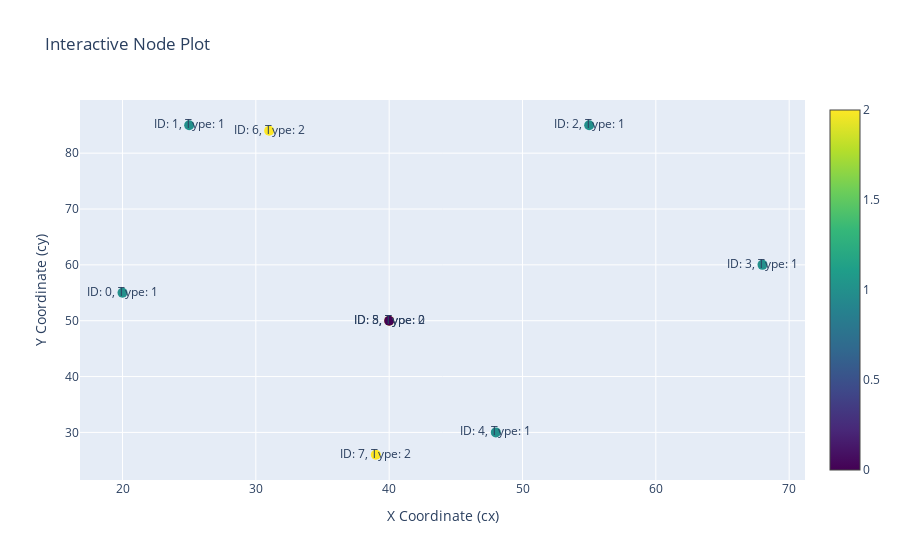

Write notebook code for a chart like this one.
### Code cell
import xml.etree.ElementTree as ET
import plotly.graph_objects as go

# Load and parse the XML file
tree = ET.parse('C:/Users/lenovo/Downloads/PFE/data/Dataset_A/Instances/C101-5.xml')
root = tree.getroot()

# Extract node data
nodes = root.find('network').find('nodes')

node_ids = []
cx_values = []
cy_values = []
node_types = []

for node in nodes.findall('node'):
    node_id = node.get('id')
    cx = float(node.find('cx').text)
    cy = float(node.find('cy').text)
    node_type = int(node.get('type'))  # Convert node_type to integer for coloring
    
    node_ids.append(node_id)
    cx_values.append(cx)
    cy_values.append(cy)
    node_types.append(node_type)

# Create a scatter plot for the nodes
fig = go.Figure()

# Scatter plot with hover labels (showing ID and type)
fig.add_trace(go.Scatter(
    x=cx_values,
    y=cy_values,
    mode='markers+text',
    marker=dict(size=10, color=node_types, colorscale='Viridis', showscale=True),
    text=[f"ID: {node_id}, Type: {node_type}" for node_id, node_type in zip(node_ids, node_types)],
    hoverinfo='text',
    name='Nodes'
))

# Customize the layout
fig.update_layout(
    title="Interactive Node Plot",
    xaxis_title="X Coordinate (cx)",
    yaxis_title="Y Coordinate (cy)",
    showlegend=False,
    hovermode="closest"
)

# Display the interactive plot
fig.show()

### Figure 1 — Plotly figure (JSON) as saved in the notebook; plotly's stock layout.template omitted (floating-point values rounded to 4 significant figures)
{"data": [{"hoverinfo": "text", "marker": {"color": [1, 1, 1, 1, 1, 2, 2, 2, 0], "colorscale": [[0, "#440154"], [0.1111, "#482878"], [0.2222, "#3e4989"], [0.3333, "#31688e"], [0.4444, "#26828e"], [0.5556, "#1f9e89"], [0.6667, "#35b779"], [0.7778, "#6ece58"], [0.8889, "#b5de2b"], [1, "#fde725"]], "showscale": true, "size": 10}, "mode": "markers+text", "name": "Nodes", "text": ["ID: 0, Type: 1", "ID: 1, Type: 1", "ID: 2, Type: 1", "ID: 3, Type: 1", "ID: 4, Type: 1", "ID: 5, Type: 2", "ID: 6, Type: 2", "ID: 7, Type: 2", "ID: 8, Type: 0"], "type": "scatter", "x": [20, 25, 55, 68, 48, 40, 31, 39, 40], "y": [55, 85, 85, 60, 30, 50, 84, 26, 50]}], "layout": {"hovermode": "closest", "showlegend": false, "title": {"text": "Interactive Node Plot"}, "xaxis": {"title": {"text": "X Coordinate (cx)"}}, "yaxis": {"title": {"text": "Y Coordinate (cy)"}}}}
